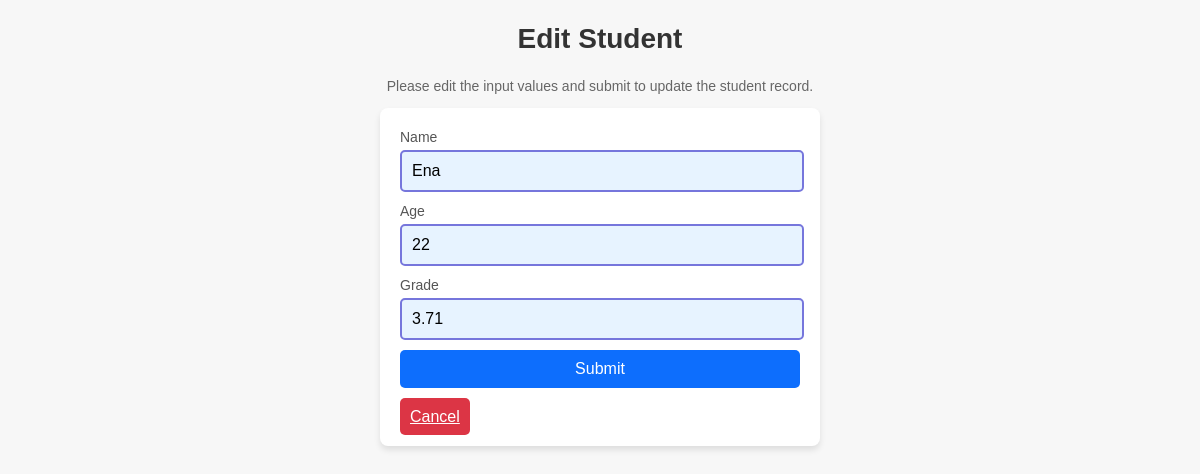
Page /edit_student.php?id=17 on the committed database.
### tables this page shows
CREATE TABLE `students` (
  `id` int(11) NOT NULL,
  `name` varchar(100) NOT NULL,
  `age` int(11) NOT NULL,
  `grade` varchar(50) NOT NULL
);

### edit_student.php (the view, shortened to what this page needs)
<?php
include 'config.php';
$name = $age = $grade = "";
$name_err = $age_err = $grade_err = "";
$id = isset($_GET['id']) ? $_GET['id'] : 0;
if ($id) {
    $sql = "SELECT * FROM students WHERE id = ?";
    if ($stmt = mysqli_prepare($conn, $sql)) {
        mysqli_stmt_bind_param($stmt, "i", $param_id);
        if ($stmt->execute()) {
            $result = mysqli_stmt_get_result($stmt);
            if (mysqli_num_rows($result) == 1) {
                $row = $result->fetch_assoc();
                $name = $row['name'];
                $age = $row['age'];
                $grade = $row['grade'];
            } else {
                echo "Student not found.";
                exit();
            }
        } else {
            echo "Something went wrong. Please try again later.";
            exit();
        }
    }
}
?>
<!DOCTYPE html>
<html lang="en">
<head>
    <link rel="stylesheet" href="./CSS/styles_add.css">
</head>
<body>
    <h2>Edit Student</h2>
    <p>Please edit the input values and submit to update the student record.</p>
    <form action="<?php echo htmlspecialchars($_SERVER["PHP_SELF"]) . "?id=" . $id; ?>" method="post">
        <div class="form-group <?php echo (!empty($name_err)) ? 'has-error' : ''; ?>">
            <label>Name</label>
            <input type="text" name="name" class="form-control" value="<?php echo $name; ?>" required>
        </div>
        <div class="form-group <?php echo (!empty($age_err)) ? 'has-error' : ''; ?>">
            <label>Age</label>
            <input type="text" name="age" class="form-control" value="<?php echo $age; ?>" required>
        </div>
        <div class="form-group <?php echo (!empty($grade_err)) ? 'has-error' : ''; ?>">
            <label>Grade</label>
            <input type="text" name="grade" class="form-control" value="<?php echo $grade; ?>" required>
        </div>
        <div class="form-group">
            <input type="submit" class="btn" value="Submit">
            <a href="index.php" class="btn delete">Cancel</a>
        </div>
    </form>
</body>
</html>

### CSS/styles_add.css (style rules this page uses)
body { font-family: "Arial", sans-serif; background-color: #f7f7f7; color: #333; }
form { max-width: 400px; margin: 0 auto; padding: 20px; background-color: white; border-radius: 8px; box-shadow: 0 4px 6px rgba(0, 0, 0, 0.1); }
h2 { font-size: 28px; color: #333; text-align: center; }
p { font-size: 14px; color: #666; text-align: center; }
label { font-size: 14px; margin-bottom: 5px; display: inline-block; color: #555; }
input[type="text"] { width: 95%; padding: 10px; font-size: 16px; border-radius: 5px; border: 2px solid #ccc; outline: none; margin-bottom: 10px; }
input[type="text"]:valid { border: 2px solid #7676dc; background-color: #e7f3ff; }
input[type="submit"], .btn { width: 100%; padding: 10px; background-color: #0d6efd; color: white; font-size: 16px; border: none; border-radius: 5px; cursor: pointer; margin-bottom: 20px; }
a.btn.delete { margin-top: 10px; text-align: center; background-color: #dc3545; }

### rows in the picture
students: name "Ena", age "22", grade "3.71"
